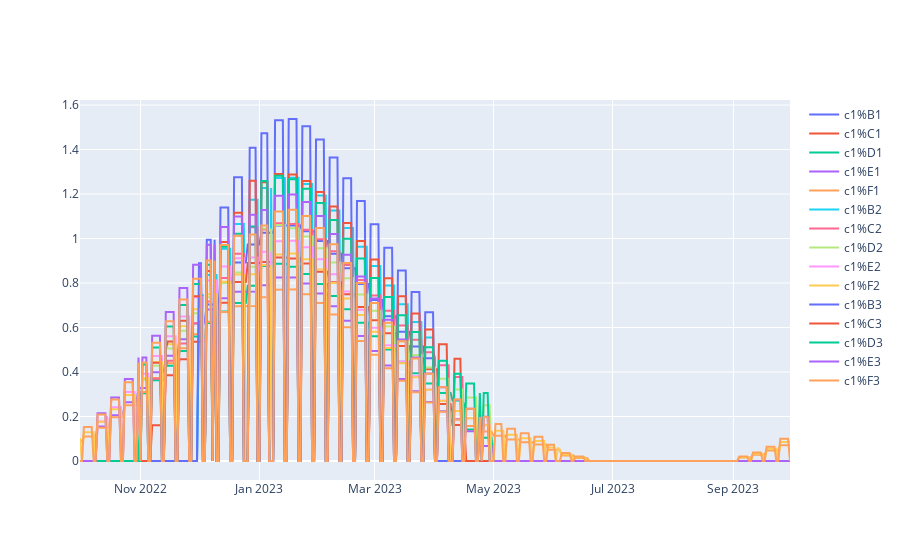

Notebook code cell kept with this figure:
### Markdown cell above
## C1

### Code cell
import plotly.graph_objects as go
# Create traces
fig = go.Figure()

c1_columns = df.columns[df.columns.str.contains('c1')]

for c1_col in c1_columns:
    fig.add_trace(
        go.Scatter(
            x=df['date'], 
            y=df[c1_col],
            mode='lines',
            name=c1_col,
            text=df['day_of_week']
        )
    )

fig.show()

### Figure 1 — Plotly figure (JSON) as saved in the notebook; plotly's stock layout.template omitted (floating-point values rounded to 4 significant figures; data arrays with more than 128 entries replaced by an {"elided": "..."} marker saying what was removed)
{"data": [{"mode": "lines", "name": "c1%B1", "text": {"elided": "365 str values"}, "type": "scatter", "x": {"elided": "365 str values"}, "y": {"elided": "365 float values"}}, {"mode": "lines", "name": "c1%C1", "text": {"elided": "365 str values"}, "type": "scatter", "x": {"elided": "365 str values"}, "y": {"elided": "365 float values"}}, {"mode": "lines", "name": "c1%D1", "text": {"elided": "365 str values"}, "type": "scatter", "x": {"elided": "365 str values"}, "y": {"elided": "365 float values"}}, {"mode": "lines", "name": "c1%E1", "text": {"elided": "365 str values"}, "type": "scatter", "x": {"elided": "365 str values"}, "y": {"elided": "365 float values"}}, {"mode": "lines", "name": "c1%F1", "text": {"elided": "365 str values"}, "type": "scatter", "x": {"elided": "365 str values"}, "y": {"elided": "365 float values"}}, {"mode": "lines", "name": "c1%B2", "text": {"elided": "365 str values"}, "type": "scatter", "x": {"elided": "365 str values"}, "y": {"elided": "365 float values"}}, {"mode": "lines", "name": "c1%C2", "text": {"elided": "365 str values"}, "type": "scatter", "x": {"elided": "365 str values"}, "y": {"elided": "365 float values"}}, {"mode": "lines", "name": "c1%D2", "text": {"elided": "365 str values"}, "type": "scatter", "x": {"elided": "365 str values"}, "y": {"elided": "365 float values"}}, {"mode": "lines", "name": "c1%E2", "text": {"elided": "365 str values"}, "type": "scatter", "x": {"elided": "365 str values"}, "y": {"elided": "365 float values"}}, {"mode": "lines", "name": "c1%F2", "text": {"elided": "365 str values"}, "type": "scatter", "x": {"elided": "365 str values"}, "y": {"elided": "365 float values"}}, {"mode": "lines", "name": "c1%B3", "text": {"elided": "365 str values"}, "type": "scatter", "x": {"elided": "365 str values"}, "y": {"elided": "365 float values"}}, {"mode": "lines", "name": "c1%C3", "text": {"elided": "365 str values"}, "type": "scatter", "x": {"elided": "365 str values"}, "y": {"elided": "365 float values"}}, {"mode": "lines", "name": "c1%D3", "text": {"elided": "365 str values"}, "type": "scatter", "x": {"elided": "365 str values"}, "y": {"elided": "365 float values"}}, {"mode": "lines", "name": "c1%E3", "text": {"elided": "365 str values"}, "type": "scatter", "x": {"elided": "365 str values"}, "y": {"elided": "365 float values"}}, {"mode": "lines", "name": "c1%F3", "text": {"elided": "365 str values"}, "type": "scatter", "x": {"elided": "365 str values"}, "y": {"elided": "365 float values"}}], "layout": {}}
